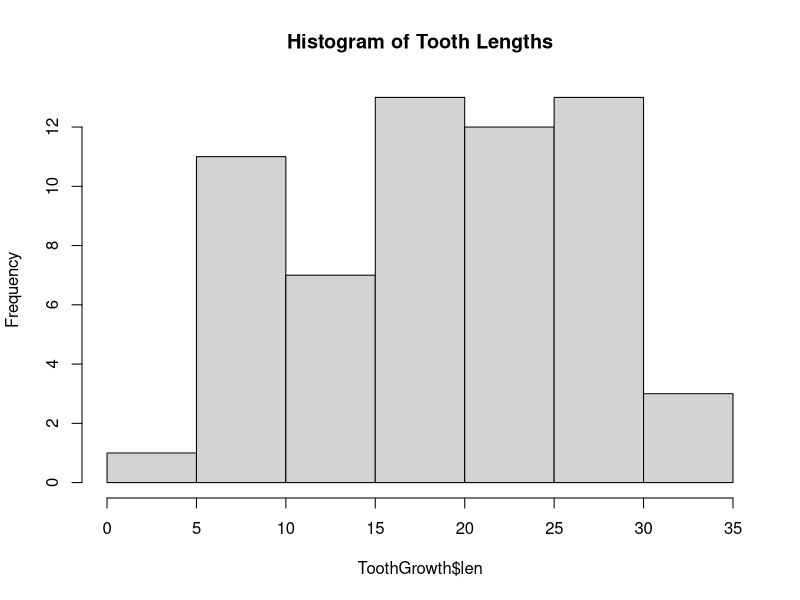

R code for this plot:
## ---- chunk 1
knitr::opts_chunk$set(echo = TRUE)
## ---- chunk 2
library(datasets)
## ---- chunk 3
hist(ToothGrowth$len, main='Histogram of Tooth Lengths')
mean(ToothGrowth$supp == 'VC')
table(ToothGrowth$dose)
## ---- chunk 4
str(ToothGrowth)
head(ToothGrowth)
## ---- chunk 5
by_supp <- t.test(ToothGrowth$len ~ ToothGrowth$supp)
by_supp$p.value
dose_0.5_1 <- t.test(ToothGrowth$len[ToothGrowth$dose == 0.5], ToothGrowth$len[ToothGrowth$dose == 1])
dose_0.5_1$p.value
dose_0.5_1$conf.int
dose_0.5_2 <- t.test(ToothGrowth$len[ToothGrowth$dose == 0.5], ToothGrowth$len[ToothGrowth$dose == 2])
dose_0.5_2$p.value
dose_0.5_2$conf.int
dose_1_2 <- t.test(ToothGrowth$len[ToothGrowth$dose == 1], ToothGrowth$len[ToothGrowth$dose == 2])
dose_1_2$p.value
dose_1_2$conf.int
